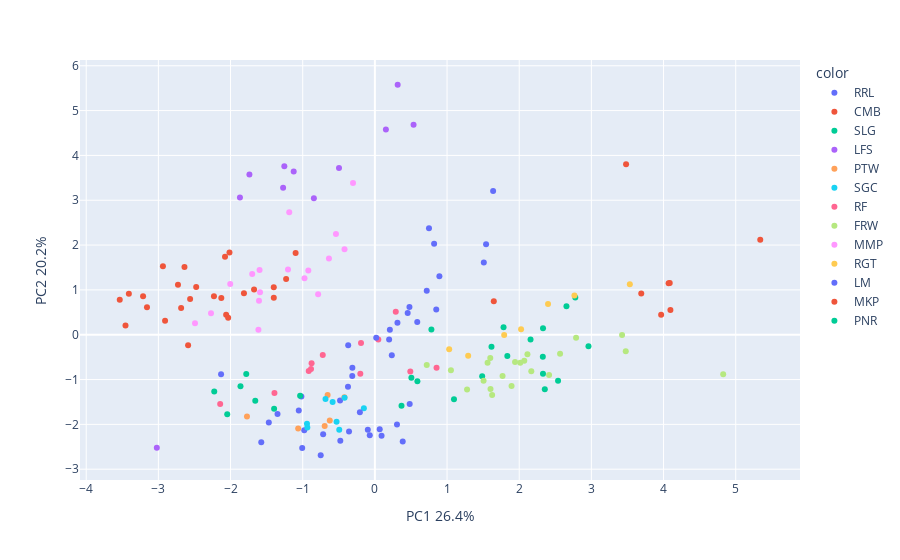

Notebook cell for this chart:
### Code cell
df[nutrients] = StandardScaler().fit_transform(df[nutrients])  

X = df[nutrients]

pca = PCA(n_components=2)
components = pca.fit_transform(X)

fig = px.scatter(components, x=0, y=1, color=df['Site'])
fig.update_layout(
    xaxis_title="PC1 " + str(round(100*pca.explained_variance_ratio_[0], 1)) + '%',
    yaxis_title="PC2 " + str(round(100*pca.explained_variance_ratio_[1], 1)) + '%')
fig.show()

### Figure 1 — Plotly figure (JSON) as saved in the notebook; plotly's stock layout.template omitted (floating-point values rounded to 4 significant figures)
{"data": [{"hovertemplate": "color=RRL<br>0=%{x}<br>1=%{y}<extra></extra>", "legendgroup": "RRL", "marker": {"color": "#636efa", "symbol": "circle"}, "mode": "markers", "name": "RRL", "orientation": "v", "showlegend": true, "type": "scatter", "x": [-0.07094, 0.06696, -0.7169, -0.3581, 0.3062, 0.3858, 0.4824, -1.574, -0.7506, -0.0978, -0.4825, -1.019, -0.3727, -0.4788, 0.09279, -1.007, -0.9787], "xaxis": "x", "y": [-2.243, -2.109, -2.222, -2.16, -2.004, -2.38, -1.544, -2.401, -2.689, -2.118, -1.469, -1.377, -1.163, -2.367, -2.255, -2.528, -2.131], "yaxis": "y"}, {"hovertemplate": "color=CMB<br>0=%{x}<br>1=%{y}<extra></extra>", "legendgroup": "CMB", "marker": {"color": "#EF553B", "symbol": "circle"}, "mode": "markers", "name": "CMB", "orientation": "v", "showlegend": true, "type": "scatter", "x": [-3.535, -3.212, -2.728, -2.937, -2.638, -2.076, -3.409, -3.456, -2.907, -3.158, -2.061, -1.814, -2.128, -1.23, -1.401, -2.033, -2.476, -2.56, -2.015, -2.685, -1.098, -1.674, -2.23, -2.588, -1.401], "xaxis": "x", "y": [0.7776, 0.8606, 1.116, 1.529, 1.51, 1.738, 0.9121, 0.2061, 0.3092, 0.611, 0.4461, 0.9251, 0.8178, 1.244, 0.8223, 0.3771, 1.063, 0.7962, 1.837, 0.5949, 1.821, 1.009, 0.8572, -0.2378, 1.058], "yaxis": "y"}, {"hovertemplate": "color=SLG<br>0=%{x}<br>1=%{y}<extra></extra>", "legendgroup": "SLG", "marker": {"color": "#00cc96", "symbol": "circle"}, "mode": "markers", "name": "SLG", "orientation": "v", "showlegend": true, "type": "scatter", "x": [-2.046, -1.657, -1.036, -1.782, -1.862, -2.226, 2.777, 1.487, 1.616, 2.327, 0.5892, 0.3691, 1.783, 2.655, 1.836, 0.5059, 2.157, 2.33, -1.396, 0.7832], "xaxis": "x", "y": [-1.774, -1.475, -1.362, -0.8767, -1.148, -1.265, 0.8312, -0.9279, -0.2685, -0.494, -1.04, -1.585, 0.1643, 0.6369, -0.4762, -0.9616, -0.1064, 0.1458, -1.654, 0.1187], "yaxis": "y"}, {"hovertemplate": "color=LFS<br>0=%{x}<br>1=%{y}<extra></extra>", "legendgroup": "LFS", "marker": {"color": "#ab63fa", "symbol": "circle"}, "mode": "markers", "name": "LFS", "orientation": "v", "showlegend": true, "type": "scatter", "x": [0.1527, -0.8452, -0.4971, -1.739, -3.022, -1.255, -1.87, -1.272, 0.316, 0.5359, -1.125], "xaxis": "x", "y": [4.578, 3.042, 3.717, 3.574, -2.52, 3.758, 3.059, 3.28, 5.576, 4.683, 3.643], "yaxis": "y"}, {"hovertemplate": "color=PTW<br>0=%{x}<br>1=%{y}<extra></extra>", "legendgroup": "PTW", "marker": {"color": "#FFA15A", "symbol": "circle"}, "mode": "markers", "name": "PTW", "orientation": "v", "showlegend": true, "type": "scatter", "x": [-0.4224, -0.6548, -1.772, -1.063, -0.625, -0.6956], "xaxis": "x", "y": [-1.396, -1.344, -1.822, -2.092, -1.912, -2.035], "yaxis": "y"}, {"hovertemplate": "color=SGC<br>0=%{x}<br>1=%{y}<extra></extra>", "legendgroup": "SGC", "marker": {"color": "#19d3f3", "symbol": "circle"}, "mode": "markers", "name": "SGC", "orientation": "v", "showlegend": true, "type": "scatter", "x": [-0.4199, -0.6838, -0.9361, -0.5309, -0.4937, -0.5856, -0.9409, -0.1528], "xaxis": "x", "y": [-1.407, -1.433, -2.071, -1.942, -2.122, -1.501, -1.985, -1.642], "yaxis": "y"}, {"hovertemplate": "color=RF<br>0=%{x}<br>1=%{y}<extra></extra>", "legendgroup": "RF", "marker": {"color": "#FF6692", "symbol": "circle"}, "mode": "markers", "name": "RF", "orientation": "v", "showlegend": true, "type": "scatter", "x": [-2.144, 0.04769, 0.4908, 0.2896, -0.885, 0.8545, -0.1922, -0.2018, -1.391, -0.7222, -0.8769, -0.9165], "xaxis": "x", "y": [-1.546, -0.1066, -0.8202, 0.5104, -0.7647, -0.7346, -0.1843, -0.8689, -1.302, -0.452, -0.6347, -0.8116], "yaxis": "y"}, {"hovertemplate": "color=FRW<br>0=%{x}<br>1=%{y}<extra></extra>", "legendgroup": "FRW", "marker": {"color": "#B6E880", "symbol": "circle"}, "mode": "markers", "name": "FRW", "orientation": "v", "showlegend": true, "type": "scatter", "x": [1.506, 1.625, 1.602, 1.942, 2.014, 1.894, 1.562, 3.425, 1.277, 2.167, 1.769, 2.566, 2.414, 2.788, 2.114, 0.7187, 1.599, 2.07, 3.476, 4.826, 1.054], "xaxis": "x", "y": [-1.024, -1.347, -1.209, -0.6063, -0.6279, -1.142, -0.6248, -0.004273, -1.222, -0.8154, -0.9214, -0.4254, -0.9008, -0.06628, -0.4365, -0.6779, -0.518, -0.5835, -0.3664, -0.884, -0.7911], "yaxis": "y"}, {"hovertemplate": "color=MMP<br>0=%{x}<br>1=%{y}<extra></extra>", "legendgroup": "MMP", "marker": {"color": "#FF97FF", "symbol": "circle"}, "mode": "markers", "name": "MMP", "orientation": "v", "showlegend": true, "type": "scatter", "x": [-2.271, -0.6363, -0.3029, -1.7, -1.598, -1.187, -2.493, -0.5396, -0.7866, -2.005, -1.204, -1.606, -1.614, -0.9221, -0.4206, -0.9753, -1.591], "xaxis": "x", "y": [0.4809, 1.7, 3.386, 1.352, 1.442, 2.732, 0.2552, 2.245, 0.9017, 1.131, 1.455, 0.7592, 0.1087, 1.435, 1.904, 1.26, 0.9475], "yaxis": "y"}, {"hovertemplate": "color=RGT<br>0=%{x}<br>1=%{y}<extra></extra>", "legendgroup": "RGT", "marker": {"color": "#FECB52", "symbol": "circle"}, "mode": "markers", "name": "RGT", "orientation": "v", "showlegend": true, "type": "scatter", "x": [2.399, 1.792, 2.026, 1.03, 1.293, 3.533, 2.765], "xaxis": "x", "y": [0.6845, -0.004453, 0.1244, -0.3241, -0.4699, 1.127, 0.8751], "yaxis": "y"}, {"hovertemplate": "color=LM<br>0=%{x}<br>1=%{y}<extra></extra>", "legendgroup": "LM", "marker": {"color": "#636efa", "symbol": "circle"}, "mode": "markers", "name": "LM", "orientation": "v", "showlegend": true, "type": "scatter", "x": [-2.131, 1.509, 0.5872, 0.01861, 0.3128, 0.4792, 0.894, 1.541, 0.7496, 0.8206, 1.638, -1.054, -0.3698, 0.4545, -0.3134, -1.47, -1.349, 0.7186, 0.8503, 0.2077, -0.3119, 0.1976, 0.2345, -0.2079], "xaxis": "x", "y": [-0.8831, 1.612, 0.2855, -0.06526, 0.2694, 0.616, 1.304, 2.019, 2.375, 2.028, 3.205, -1.688, -0.2354, 0.4838, -0.9189, -1.959, -1.77, 0.9833, 0.5624, 0.1099, -0.7359, -0.1077, -0.4567, -1.731], "yaxis": "y"}, {"hovertemplate": "color=MKP<br>0=%{x}<br>1=%{y}<extra></extra>", "legendgroup": "MKP", "marker": {"color": "#EF553B", "symbol": "circle"}, "mode": "markers", "name": "MKP", "orientation": "v", "showlegend": true, "type": "scatter", "x": [4.086, 3.967, 4.07, 4.095, 5.34, 1.648, 3.481, 3.691], "xaxis": "x", "y": [1.153, 0.4472, 1.148, 0.5509, 2.119, 0.7477, 3.805, 0.9197], "yaxis": "y"}, {"hovertemplate": "color=PNR<br>0=%{x}<br>1=%{y}<extra></extra>", "legendgroup": "PNR", "marker": {"color": "#00cc96", "symbol": "circle"}, "mode": "markers", "name": "PNR", "orientation": "v", "showlegend": true, "type": "scatter", "x": [1.096, 2.354, 2.538, 2.96, 2.329], "xaxis": "x", "y": [-1.437, -1.216, -1.025, -0.256, -0.8696], "yaxis": "y"}], "layout": {"legend": {"title": {"text": "color"}, "tracegroupgap": 0}, "margin": {"t": 60}, "xaxis": {"anchor": "y", "domain": [0, 1], "title": {"text": "PC1 26.4%"}}, "yaxis": {"anchor": "x", "domain": [0, 1], "title": {"text": "PC2 20.2%"}}}}
